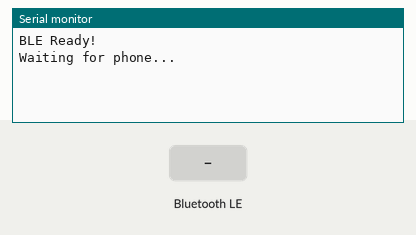
This sketch was run on a simulated ESP32-C3. Shown: the last lines printed to the serial monitor. The inputs (shaded band) are chosen by the test bench. Nothing arrives over Bluetooth unless stated; a phone connects over Bluetooth LE 3 s after start.

Above: at 1.2 s.
1.3 s: Bluetooth LE write "1" received
At 1.8 s:
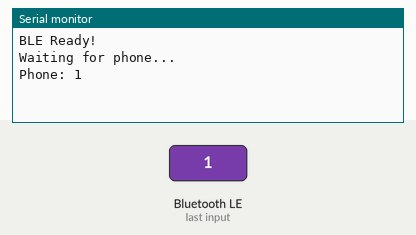
2.8 s: Bluetooth LE write "0" received
At 4.0 s:
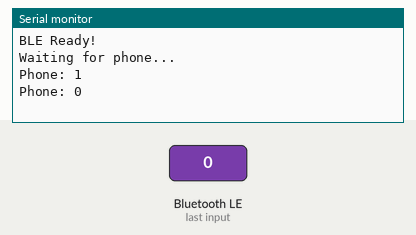
4.3 s: Bluetooth LE write "2" received
At 5.3 s:
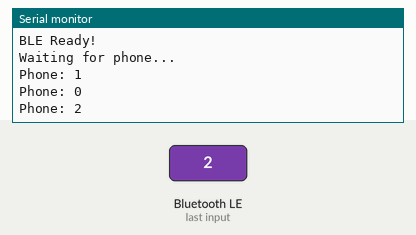

The sketch:

sketch_sketch_receving_text_from_phone_by_bluetooth.ino
```cpp
#include <BLEDevice.h>
#include <BLEServer.h>
#include <BLEUtils.h>

#define SERVICE_UUID        "6E400001-B5A3-F393-E0A9-E50E24DCCA9E"
#define CHARACTERISTIC_UUID "6E400002-B5A3-F393-E0A9-E50E24DCCA9E"

class MyCallbacks : public BLECharacteristicCallbacks {

  void onWrite(BLECharacteristic *pCharacteristic) {

    String receivedText = pCharacteristic->getValue().c_str();

    Serial.print("Phone: ");
    Serial.println(receivedText);
  }
};

void setup() {

  Serial.begin(115200);

  BLEDevice::init("ESP32-C3");

  BLEServer *pServer = BLEDevice::createServer();

  BLEService *pService =
    pServer->createService(SERVICE_UUID);

  BLECharacteristic *pCharacteristic =
    pService->createCharacteristic(
      CHARACTERISTIC_UUID,
      BLECharacteristic::PROPERTY_WRITE
    );

  pCharacteristic->setCallbacks(new MyCallbacks());

  pService->start();

  BLEAdvertising *pAdvertising =
    BLEDevice::getAdvertising();

  pAdvertising->addServiceUUID(SERVICE_UUID);
  pAdvertising->start();

  Serial.println("BLE Ready!");
  Serial.println("Waiting for phone...");
}

void loop() {
  delay(100);
}
```

Measured:
- after the input at 1.3 s, the serial monitor: prints a new line after 0.05 s (image 1)
- after the input at 2.8 s, the serial monitor: prints a new line after 0.05 s (image 2)
- after the input at 4.3 s, the serial monitor: prints a new line after 0.05 s (image 3)
